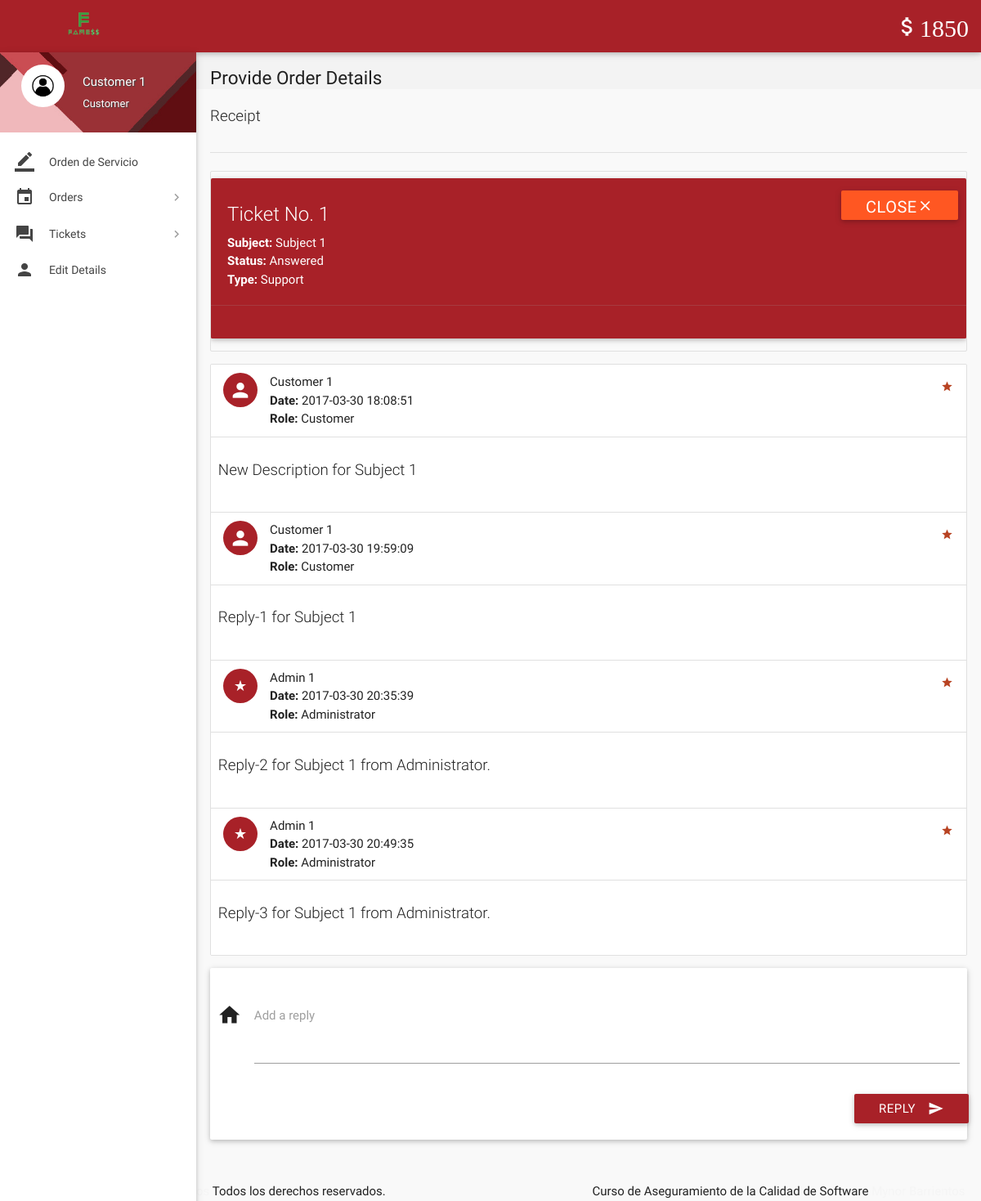
/view-ticket.php?id=1 (signed in), run on the app's committed database.
### tables this page shows
CREATE TABLE `wallet_details` (
  `id` int(11) NOT NULL,
  `wallet_id` int(11) NOT NULL,
  `number` varchar(16) NOT NULL,
  `cvv` int(3) NOT NULL,
  `balance` int(11) NOT NULL DEFAULT '2000'
);

CREATE TABLE `tickets` (
  `id` int(11) NOT NULL,
  `poster_id` int(11) NOT NULL,
  `subject` varchar(100) NOT NULL,
  `description` varchar(3000) NOT NULL,
  `status` varchar(8) NOT NULL DEFAULT 'Open',
  `type` varchar(30) NOT NULL DEFAULT 'Others',
  `date` datetime NOT NULL DEFAULT CURRENT_TIMESTAMP,
  `deleted` tinyint(4) NOT NULL DEFAULT '0'
);

CREATE TABLE `ticket_details` (
  `id` int(11) NOT NULL,
  `ticket_id` int(11) NOT NULL,
  `user_id` int(11) NOT NULL,
  `description` varchar(1000) NOT NULL,
  `date` datetime NOT NULL DEFAULT CURRENT_TIMESTAMP
);

CREATE TABLE `users` (
  `id` int(11) NOT NULL,
  `role` varchar(15) NOT NULL DEFAULT 'Customer',
  `name` varchar(15) NOT NULL,
  `username` varchar(10) NOT NULL,
  `password` varchar(16) NOT NULL,
  `email` varchar(35) NULL,
  `address` varchar(300) NULL,
  `contact` bigint(11) NOT NULL,
  `verified` tinyint(1) NOT NULL DEFAULT '0',
  `deleted` tinyint(4) NOT NULL DEFAULT '0'
);

### includes/wallet.php (called while the page is built)
<?php
$user_id=$_SESSION['user_id'];
$sql = mysqli_query($con, "SELECT * FROM wallet where customer_id = $user_id");
while($row1 = mysqli_fetch_array($sql)){
$wallet_id = $row1['id'];
}
$sql = mysqli_query($con, "SELECT * FROM wallet_details where wallet_id = $wallet_id");
while($row1 = mysqli_fetch_array($sql)){
$balance = $row1['balance'];
}
?>

### includes/connect.php (called while the page is built, shortened)
<?php
$name = $_SESSION['name'];
$role = $_SESSION['role'];
?>

### view-ticket.php (the view, shortened to what this page needs)
<?php
include 'includes/connect.php';
include 'includes/wallet.php';
$continue=0;
if($_SESSION['customer_sid']==session_id())
{
		$ticket_id = $_GET['id'];
		$sql1 = "SELECT * FROM tickets where poster_id = $user_id AND id = $ticket_id AND not deleted;";
		if(mysqli_num_rows(mysqli_query($con,$sql1))>0){
			$row  = $con->query($sql1)->fetch_assoc();
			$type = $row['type'];
			$subject = $row['subject'];
			$status = $row['status'];
			$continue=1;
		}
		else
			$continue = 0;
}
if($continue){
?>
<!DOCTYPE html>
<html lang="en">
<head>
  <link href="css/materialize.min.css" type="text/css" rel="stylesheet" media="screen,projection">
  <link href="css/style.min.css" type="text/css" rel="stylesheet" media="screen,projection">
  <link href="css/custom/custom.min.css" type="text/css" rel="stylesheet" media="screen,projection">
  <link href="js/plugins/perfect-scrollbar/perfect-scrollbar.css" type="text/css" rel="stylesheet" media="screen,projection">
</head>
<body>
  <header id="header" class="page-topbar">
        <div class="navbar-fixed">
            <nav class="navbar-color">
                <div class="nav-wrapper">
                    <ul class="left">
                      <li><h1 class="logo-wrapper"><a href="index.php" class="brand-logo darken-1"><img src="images/materialize-logo1.png" alt="logo"></a> <span class="logo-text">Logo</span></h1></li>
                    </ul>
                    <ul class="right hide-on-med-and-down">
                        <li><a href="#" class="waves-effect waves-block waves-light"><i class="mdi-editor-attach-money"><?php echo $balance;?></i></a>
                        </li>
                    </ul>
                </div>
            </nav>
        </div>
  </header>
  <div id="main">
    <div class="wrapper">
      <aside id="left-sidebar-nav">
        <ul id="slide-out" class="side-nav fixed leftside-navigation">
            <li class="user-details cyan darken-2">
            <div class="row">
                <div class="col col s4 m4 l4">
                    <img src="images/avatar.jpg" alt="" class="circle responsive-img valign profile-image">
                </div>
                <div class="col col s8 m8 l8">
                    <a class="btn-flat dropdown-button waves-effect waves-light white-text profile-btn" href="#" data-activates="profile-dropdown"><?php echo $name;?> <i class="mdi-navigation-arrow-drop-down right"></i></a>
                    <p class="user-roal"><?php echo $role;?></p>
                </div>
            </div>
            </li>
            <li class="bold"><a href="index.php" class="waves-effect waves-cyan"><i class="mdi-editor-border-color"></i> Orden de Servicio</a>
            </li>
                <li class="no-padding">
                    <ul class="collapsible collapsible-accordion">
                        <li class="bold"><a class="collapsible-header waves-effect waves-cyan"><i class="mdi-editor-insert-invitation"></i> Orders</a>
                        </li>
                    </ul>
                </li>
                <li class="no-padding">
                    <ul class="collapsible collapsible-accordion">
                        <li class="bold"><a class="collapsible-header waves-effect waves-cyan"><i class="mdi-action-question-answer"></i> Tickets</a>
                        </li>
                    </ul>
                </li>
            <li class="bold"><a href="details.php" class="waves-effect waves-cyan"><i class="mdi-social-person"></i> Edit Details</a>
            </li>
        </ul>
        </aside>
      <section id="content">
        <div id="breadcrumbs-wrapper">
          <div class="container">
            <div class="row">
              <div class="col s12 m12 l12">
                <h5 class="breadcrumbs-title">Provide Order Details</h5>
              </div>
            </div>
          </div>
        </div>
        <div class="container">
          <p class="caption">Receipt</p>
          <div class="divider"></div>
<div class="section">
                                <?php
								echo '<ul id="task-card" class="collection with-header">
									<div id="card-alert" class="card cyan">
										<div class="card-content white-text">
										<span class="card-title white-text darken-1">Ticket No. '.$ticket_id.'</span>
										<p><strong>Subject: </strong>'.$subject.'</p>
										<p><strong>Status: </strong>'.$status.'</p>
										<p><strong>Type: </strong>'.$type.'</p>
										</div>
										<div class="card-action cyan">
										<form method="post" action="routers/ticket-status.php">
										<input type="hidden" name="ticket_id" value="'.$ticket_id.'">
										<input type="hidden" name="status" value="'.($status != 'Closed' ? 'Closed' : 'Open').'">
										<button class="waves-effect waves-light deep-orange btn white-text" type="submit" name="action">'
										.($status != 'Closed' ? 'Close<i class="mdi-navigation-close"></i>' : 'Reopen<i class="mdi-navigation-check"></i>').'
										</button>
										</form>
										</div>
									</div>
                                </ul>';
								echo '<ul id="issues-collection" class="collection">';
								$sql1 = mysqli_query($con, "SELECT * from ticket_details WHERE ticket_id = $ticket_id;");
								while($row1 = mysqli_fetch_array($sql1)){
									$sql2 = "SELECT * FROM users WHERE id = ".$row1['user_id'].";";
									if(mysqli_num_rows(mysqli_query($con,$sql2))>0){
										$row2  = $con->query($sql2)->fetch_assoc();
										$name = $row2['name'];
										$role1 = $row2['role'];
									}
								  echo '
								  <li class="collection-item avatar">
									  <i class="'.($role1=='Administrator' ? 'mdi-action-star-rate' : 'mdi-social-person').' cyan circle"></i>
									  <span class="collection-header"> '.$name.'</span>
									  <p><strong>Date:</strong> '.$row1['date'].'</p>
									  <p><strong>Role:</strong> '.$role1.'</p>
									  <a href="#" class="secondary-content">
									  <i class="mdi-action-grade"></i></a>
								  </li>
								  <li class="collection-item">
									  <div class="row">
									  <p class="caption">'.$row1['description'].'</p>
									  </div>
									  </li>';
								}
							  echo '</ul>';
							  if($status != 'Closed'){
							  echo '
							  <div class="card-panel">
                  <div class="row">
                    <form class="formValidate" id="formValidate" method="post" action="routers/ticket-message.php" novalidate="novalidate" class="col s12">
                      <div class="row">
					  <input type="hidden" name="role" value="'.$role.'">
					  <input type="hidden" name="ticket_id" value="'.$ticket_id.'">
                        <div class="input-field col s12">
                          <i class="mdi-action-home prefix"></i>
                          <textarea name="message" id="message" class="materialize-textarea validate" data-error=".errorTxt1"></textarea>
                          <label for="message" class="">Add a reply</label>
						  <div class="errorTxt1"></div>
                        </div>
                        <div class="row">
                          <div class="input-field col s12">
                            <button class="btn cyan waves-effect waves-light right" type="submit" name="action">Reply
                              <i class="mdi-content-send right"></i>
                            </button>
                          </div>
                        </div>
                      </div>
                    </form>
                  </div>
                </div>';
							  }
								?>
          </div>
              </div>
            </div>
        </div>
      <div class="footer-copyright">
          <div class="container">
              <span>SQA UMG © 2021 <a class="grey-text text-lighten-4" href="#" target="_blank">Mynor Barrientos</a> Todos los derechos reservados.</span>
              <span class="right"> Curso de Aseguramiento de la Calidad de Software <a class="grey-text text-lighten-4" href="#">Mynor Barrientos</a></span>
          </div>
      </div>
</body>
</html>
<?php
	}
?>

### data on the page
wallet_details: balance "1850"
tickets: subject "Subject 1", status "Answered", type "Support"
ticket_details: user.name "Customer 1", date "2017-03-30 18:08:51", user.role "Customer", description "New Description for Subject 1"
ticket_details: user.name "Customer 1", date "2017-03-30 19:59:09", user.role "Customer", description "Reply-1 for Subject 1"
ticket_details: user.name "Admin 1", date "2017-03-30 20:35:39", user.role "Administrator", description "Reply-2 for Subject 1 from Administrator."
ticket_details: user.name "Admin 1", date "2017-03-30 20:49:35", user.role "Administrator", description "Reply-3 for Subject 1 from Administrator."

### other printed values
$name "Customer 1"
$role "Customer"
$ticket_id "1"
